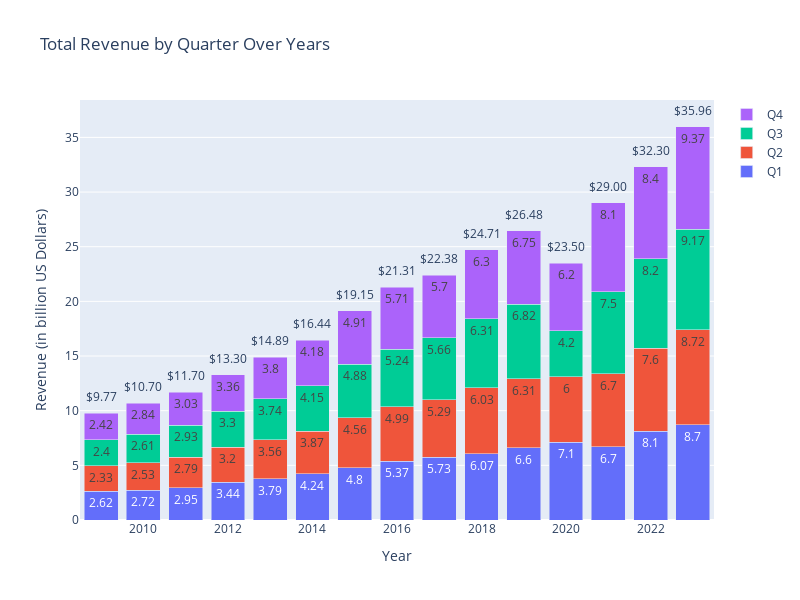

This figure's notebook cell:
### Code cell
import pandas as pd
import plotly.graph_objects as go

# Create a stacked bar plot
fig = go.Figure()

# Add a bar for each quarter
for quarter in ['Q1', 'Q2', 'Q3', 'Q4']:
    fig.add_trace(go.Bar(
        x=data['Year'],  # X-axis as Year
        y=data[quarter],  # y-axis as the revenue for the quarter
        name=quarter,  # Name for the legend
        text=data[quarter],  # Values to show on the bars
        textposition='inside',  # Position of text inside the bars
        hoverinfo='text'
    ))

# Calculate total revenue for each year and add annotations
data['Total Revenue'] = data[['Q1', 'Q2', 'Q3', 'Q4']].sum(axis=1)

# Update layout and add total revenue above bars
for index, row in data.iterrows():
    fig.add_annotation(
        y=row['Total Revenue'] + 1.5,  # Offset to position the text
        x=row['Year'],
        text=f"${row['Total Revenue']:.2f}",
        showarrow=False,
        font=dict(size=12)
    )

# Update layout
fig.update_layout(
    title='Total Revenue by Quarter Over Years',
    barmode='stack',  # Stacked bar mode
    xaxis_title='Year',
    yaxis_title='Revenue (in billion US Dollars)',
    height=600,
    width=800,
    showlegend=True
)

# Save the plot as a high-quality PNG file
# fig.write_image("./Plots/revenue_plot.png", width=1200, height=800, scale=3)

# Show the plot
fig.show()

### Figure 1 — Plotly figure (JSON) as saved in the notebook; plotly's stock layout.template omitted (floating-point values rounded to 4 significant figures)
{"data": [{"hoverinfo": "text", "name": "Q1", "text": [8.7, 8.1, 6.7, 7.1, 6.6, 6.07, 5.73, 5.37, 4.8, 4.24, 3.79, 3.44, 2.95, 2.72, 2.62], "textposition": "inside", "type": "bar", "x": [2023, 2022, 2021, 2020, 2019, 2018, 2017, 2016, 2015, 2014, 2013, 2012, 2011, 2010, 2009], "y": [8.7, 8.1, 6.7, 7.1, 6.6, 6.07, 5.73, 5.37, 4.8, 4.24, 3.79, 3.44, 2.95, 2.72, 2.62]}, {"hoverinfo": "text", "name": "Q2", "text": [8.72, 7.6, 6.7, 6, 6.31, 6.03, 5.29, 4.99, 4.56, 3.87, 3.56, 3.2, 2.79, 2.53, 2.33], "textposition": "inside", "type": "bar", "x": [2023, 2022, 2021, 2020, 2019, 2018, 2017, 2016, 2015, 2014, 2013, 2012, 2011, 2010, 2009], "y": [8.72, 7.6, 6.7, 6, 6.31, 6.03, 5.29, 4.99, 4.56, 3.87, 3.56, 3.2, 2.79, 2.53, 2.33]}, {"hoverinfo": "text", "name": "Q3", "text": [9.17, 8.2, 7.5, 4.2, 6.82, 6.31, 5.66, 5.24, 4.88, 4.15, 3.74, 3.3, 2.93, 2.61, 2.4], "textposition": "inside", "type": "bar", "x": [2023, 2022, 2021, 2020, 2019, 2018, 2017, 2016, 2015, 2014, 2013, 2012, 2011, 2010, 2009], "y": [9.17, 8.2, 7.5, 4.2, 6.82, 6.31, 5.66, 5.24, 4.88, 4.15, 3.74, 3.3, 2.93, 2.61, 2.4]}, {"hoverinfo": "text", "name": "Q4", "text": [9.37, 8.4, 8.1, 6.2, 6.75, 6.3, 5.7, 5.71, 4.91, 4.18, 3.8, 3.36, 3.03, 2.84, 2.42], "textposition": "inside", "type": "bar", "x": [2023, 2022, 2021, 2020, 2019, 2018, 2017, 2016, 2015, 2014, 2013, 2012, 2011, 2010, 2009], "y": [9.37, 8.4, 8.1, 6.2, 6.75, 6.3, 5.7, 5.71, 4.91, 4.18, 3.8, 3.36, 3.03, 2.84, 2.42]}], "layout": {"annotations": [{"font": {"size": 12}, "showarrow": false, "text": "$35.96", "x": 2023, "y": 37.46}, {"font": {"size": 12}, "showarrow": false, "text": "$32.30", "x": 2022, "y": 33.8}, {"font": {"size": 12}, "showarrow": false, "text": "$29.00", "x": 2021, "y": 30.5}, {"font": {"size": 12}, "showarrow": false, "text": "$23.50", "x": 2020, "y": 25}, {"font": {"size": 12}, "showarrow": false, "text": "$26.48", "x": 2019, "y": 27.98}, {"font": {"size": 12}, "showarrow": false, "text": "$24.71", "x": 2018, "y": 26.21}, {"font": {"size": 12}, "showarrow": false, "text": "$22.38", "x": 2017, "y": 23.88}, {"font": {"size": 12}, "showarrow": false, "text": "$21.31", "x": 2016, "y": 22.81}, {"font": {"size": 12}, "showarrow": false, "text": "$19.15", "x": 2015, "y": 20.65}, {"font": {"size": 12}, "showarrow": false, "text": "$16.44", "x": 2014, "y": 17.94}, {"font": {"size": 12}, "showarrow": false, "text": "$14.89", "x": 2013, "y": 16.39}, {"font": {"size": 12}, "showarrow": false, "text": "$13.30", "x": 2012, "y": 14.8}, {"font": {"size": 12}, "showarrow": false, "text": "$11.70", "x": 2011, "y": 13.2}, {"font": {"size": 12}, "showarrow": false, "text": "$10.70", "x": 2010, "y": 12.2}, {"font": {"size": 12}, "showarrow": false, "text": "$9.77", "x": 2009, "y": 11.27}], "barmode": "stack", "height": 600, "showlegend": true, "title": {"text": "Total Revenue by Quarter Over Years"}, "width": 800, "xaxis": {"title": {"text": "Year"}}, "yaxis": {"title": {"text": "Revenue (in billion US Dollars)"}}}}
